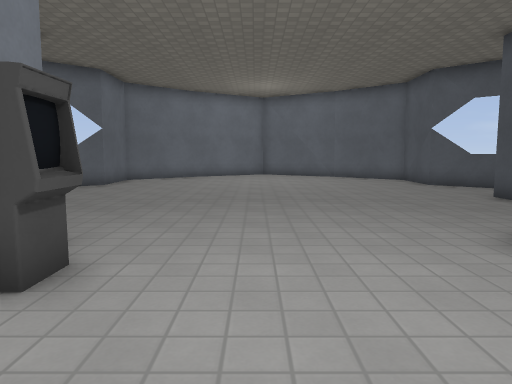
View 1 (above)

12 first-person views from a walk through a 3-D level made in the Godot game engine. The camera is 1.2 m above the floor, tilts 6° down and sees 70° across. The floor is counted in squares, 1 m on a side. Each view is taken from the middle of a square. On the plan, view 1 faces up. The plan holds only what a view shows up to about 15 squares ahead; the rest is blank. The place goes on beyond the plan. Characters and animated objects are not drawn. Some surface patterns are stand-ins.

View 2
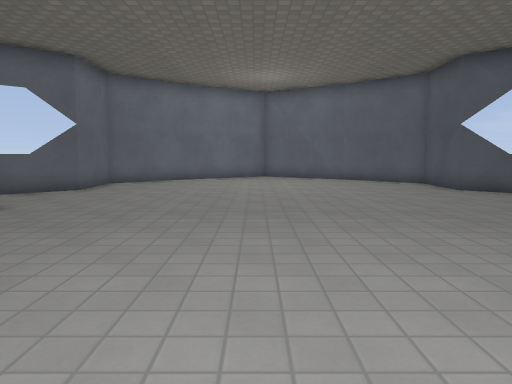

View 3
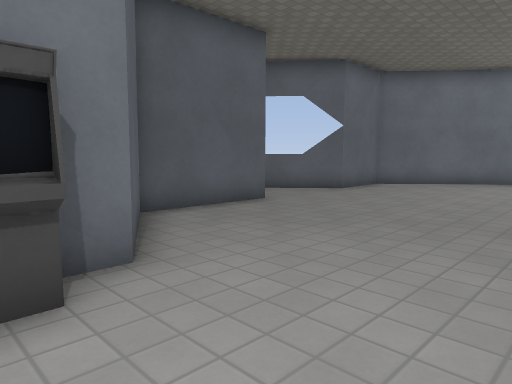

View 4
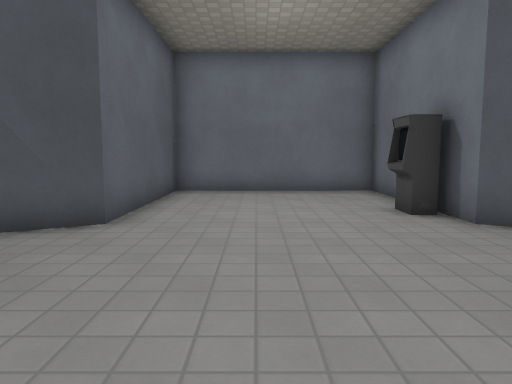

View 5
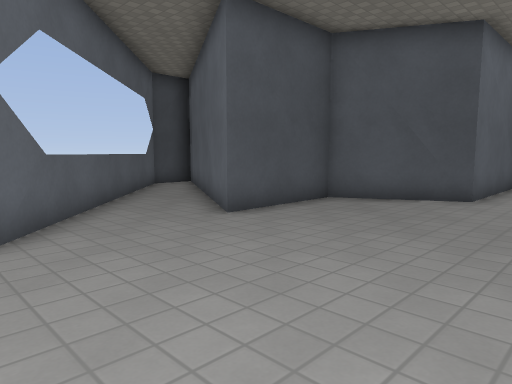

View 6
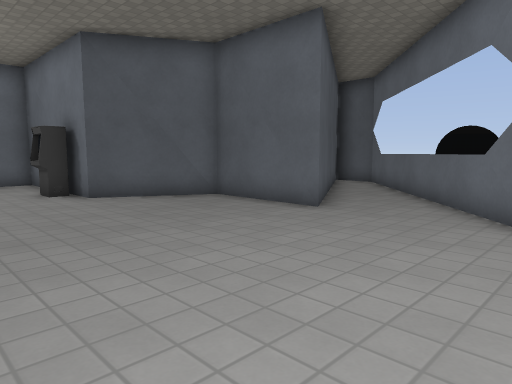

View 7
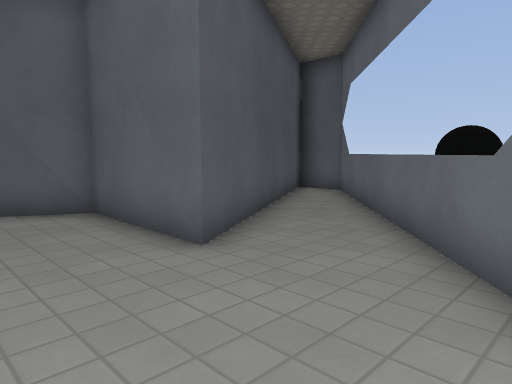

View 8
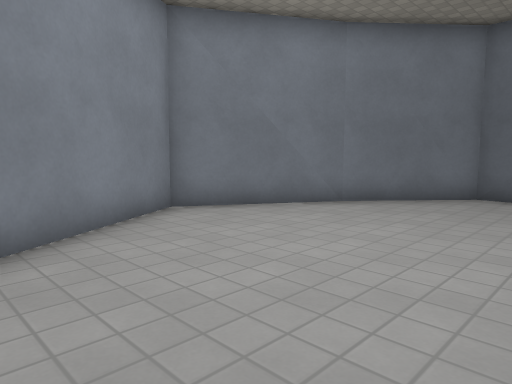

View 9
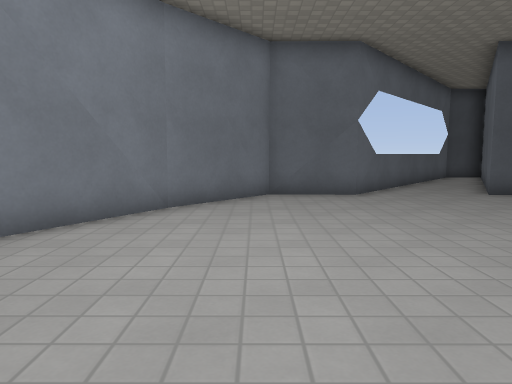

View 10
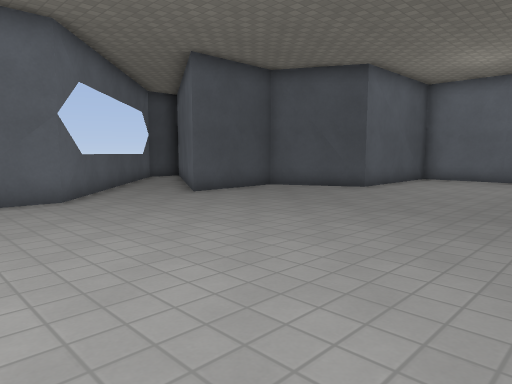

View 11
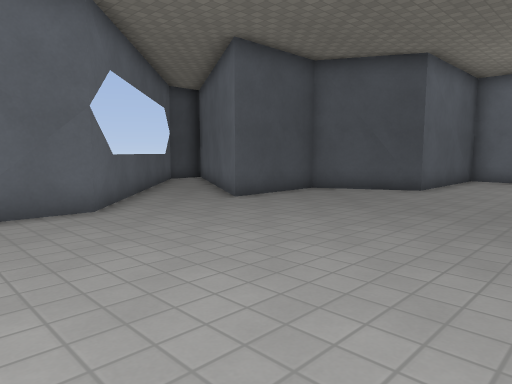

View 12
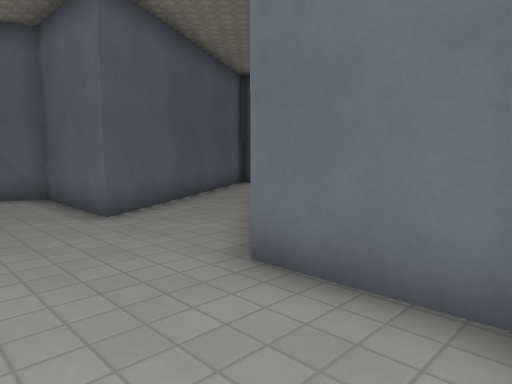

### Floor plan
Points are (right, up) in squares from view 1. A wall is a line through its corners. A room is listed if a view was taken in it or the views show most of it. See-through windows are left out.
Room 1 (views 1, 2, 3, 4, 5, 6, 7, 8, 9, 10, 11, 12)
walls: (-2.8, 1.2) (-2.8, -0.8) (3.6, -0.8) (3.6, 4.8) (6.7, 6.5) (6.6, 10.2) (12.1, 7); (-3.2, 19) (-5.9, 16.6) (-5.8, 14.1) (-13.4, 7.5); (4.1, 18.9) (0.4, 21.1) (-3.2, 18.9); (12.5, 9) (6.6, 14.1) (6.6, 16.7) (4, 18.9); (-12.9, 6.1) (-5.8, 10.2) (-5.7, 6.5) (-2.8, 4.8) (-2.8, 3.2)
objects: terminal (-2, 3) to (-2, 4)

Positions as (right, up) in squares from view 1, and headings:
1: (0, 0), facing up
2: (0, 2), facing up
3: (1, 3), facing up-left
4: (1, 11), facing down
5: (1, 15), facing down-right
6: (1, 15), facing down-left
7: (-3, 14), facing down-left
8: (-4, 14), facing up-right
9: (-4, 17), facing right
10: (-3, 17), facing down-right
11: (-1, 17), facing down-right
12: (-3, 17), facing down-left
